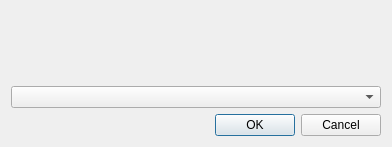
<?xml version="1.0" encoding="UTF-8"?>
<ui version="4.0">
 <class>ComboBox_Dialog_BASE</class>
 <widget class="QDialog" name="ComboBox_Dialog_BASE">
  <property name="geometry">
   <rect>
    <x>0</x>
    <y>0</y>
    <width>392</width>
    <height>147</height>
   </rect>
  </property>
  <property name="windowTitle">
   <string>Dialog</string>
  </property>
  <layout class="QGridLayout" name="gridLayout">
   <item row="0" column="0">
    <widget class="QLabel" name="label_Question">
     <property name="text">
      <string/>
     </property>
     <property name="wordWrap">
      <bool>true</bool>
     </property>
    </widget>
   </item>
   <item row="1" column="0">
    <widget class="QComboBox" name="comboBox"/>
   </item>
   <item row="2" column="0">
    <widget class="QDialogButtonBox" name="buttonBox">
     <property name="orientation">
      <enum>Qt::Horizontal</enum>
     </property>
     <property name="standardButtons">
      <set>QDialogButtonBox::Cancel|QDialogButtonBox::Ok</set>
     </property>
    </widget>
   </item>
  </layout>
 </widget>
 <resources/>
 <connections>
  <connection>
   <sender>buttonBox</sender>
   <signal>accepted()</signal>
   <receiver>ComboBox_Dialog_BASE</receiver>
   <slot>accept()</slot>
   <hints>
    <hint type="sourcelabel">
     <x>248</x>
     <y>254</y>
    </hint>
    <hint type="destinationlabel">
     <x>157</x>
     <y>274</y>
    </hint>
   </hints>
  </connection>
  <connection>
   <sender>buttonBox</sender>
   <signal>rejected()</signal>
   <receiver>ComboBox_Dialog_BASE</receiver>
   <slot>reject()</slot>
   <hints>
    <hint type="sourcelabel">
     <x>316</x>
     <y>260</y>
    </hint>
    <hint type="destinationlabel">
     <x>286</x>
     <y>274</y>
    </hint>
   </hints>
  </connection>
 </connections>
</ui>
